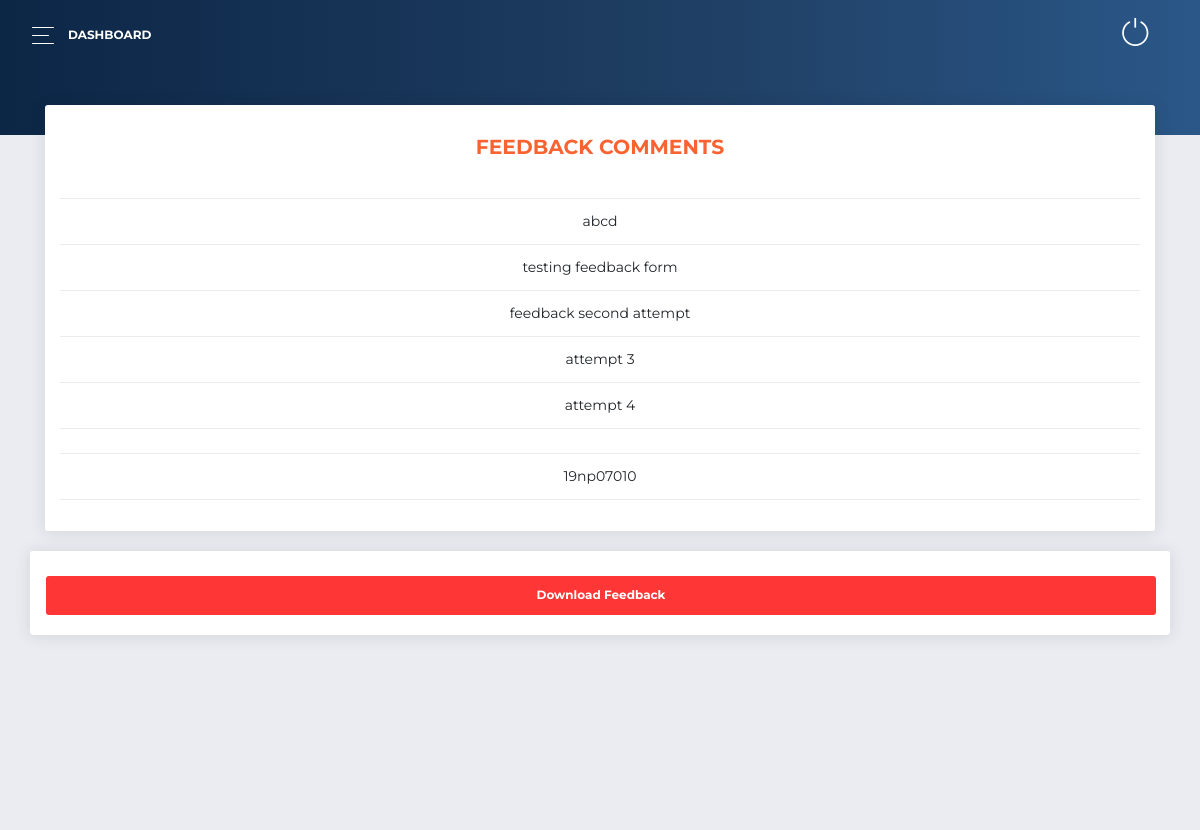
The page /university/adminpanel/feedbaack/ on the database as committed earlier.
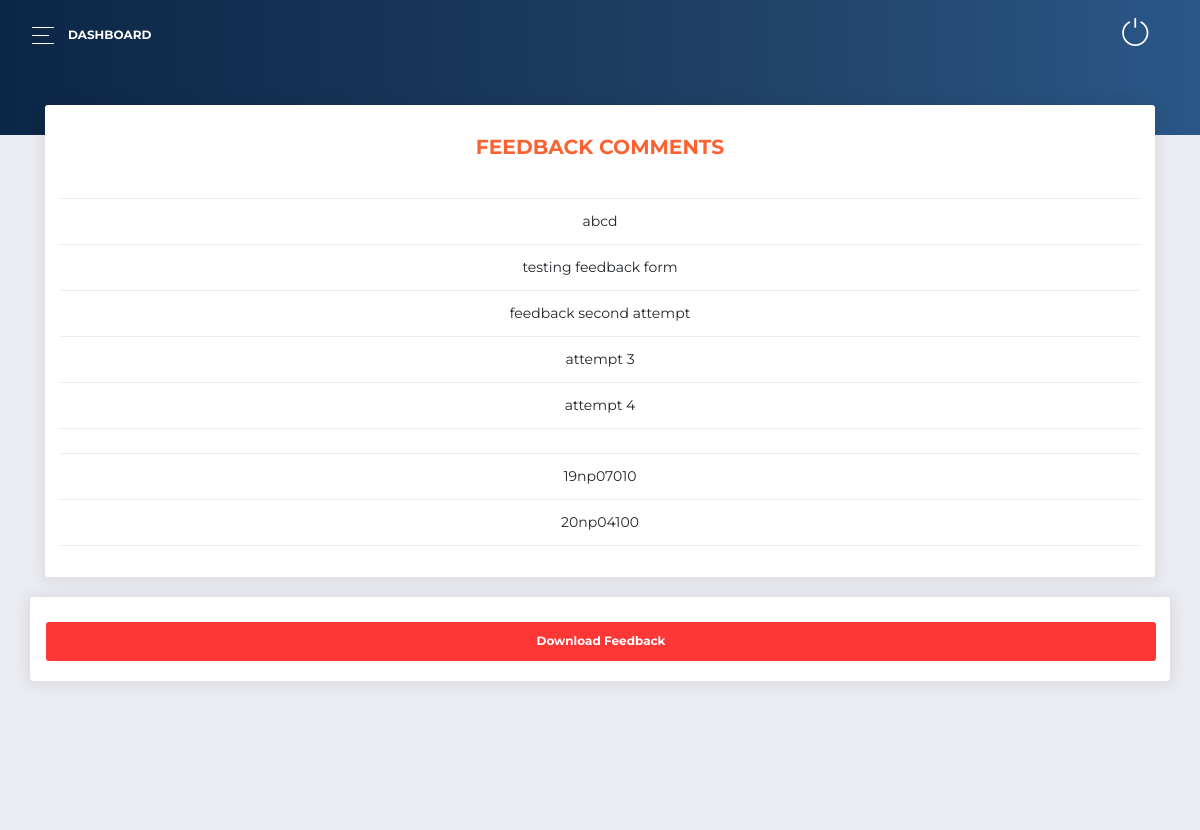
The same page on the database as committed later.
### ROOT/MCQ/models.py (models this page shows, shortened)
class FeedbackForm(models.Model):
    QSTN_ONE = models.CharField(max_length=200)
    QSTN_ONE_ANSWR = models.CharField(max_length=50)
    QSTN_TWO = models.CharField(max_length=200)
    QSTN_TWO_ANSWR = models.CharField(max_length=50)
    QSTN_THREE = models.CharField(max_length=200)
    QSTN_THREE_ANSWR_CHOICE_1 = models.CharField(max_length=850)
    QSTN_THREE_ANSWR_CHOICE_2 = models.CharField(max_length=850, blank=True)
    QSTN_THREE_ANSWR_CHOICE_3 = models.CharField(max_length=850, blank=True)
    QSTN_THREE_ANSWR_CHOICE_4 = models.CharField(max_length=850, blank=True)
    COMMENTS = models.TextField(max_length=5000, blank=True)
    objects = DataFrameManager()

### ROOT/ADMINPANEL/views.py (the view)
# urls.py: path("feedbaack/", views.feedback_page, name='feedbackpage'),
def feedback_page(request):
    pageDictKey = 'comments'
    commentsData = FeedbackForm.objects.all()
    context = {"comments":commentsData,"pageDictKey":pageDictKey,
    "resultStat":get_result_status(),}
    return render(request, ADMIN_PAGE_MAPPER.pageDict[pageDictKey], context)

### ROOT/ADMINPANEL/views.py (called while the page is built)
def get_result_status():
    try:
        resultStat = int(list(Declare_Result.objects.values_list("RESULT_STATUS", flat=True))[0])
    except:
        return 0
    return resultStat

### ROOT/templates/ADMIN_PANEL/feedback_comments.html (shortened to what this page needs)
{% extends 'BASE_FILES/BaseAdmin.html' %}
{% load static %}
{% load my_filter %}
{% block adminContent %}
<link rel="stylesheet" href="{% static 'multiDropdown/bootstrap-select.min.css' %}">
<div class="content">
<div class="col-md-12">
        <div class="card card-chart">
          <div class="card-header ">
            <div class="row">
              <div class="col-sm-12">
                <div class="table-responsive">
                  <table class="table">
                    <thead class="text-primary">
                      <th style="font-weight:700;">
                        FEEDBACK COMMENTS
                      </th>
                    </thead>
                    <tbody>
                      {% for data in comments %}
                        <tr>
                          {% if data.COMMENTS != '999' %}
                            <td>
                              {{data.COMMENTS}}
                            </td>
                          {% endif %}
                        </tr>
                      {% endfor %}
                    </tbody>
                  </table>
                </div>
              </div>
            </div>
            <br>
          </div>
        </div>
      </div>
      <div class="row">
        <div class="col-lg-12">
          <div class="card card-tasks">
            <div class="card-body ">
              <a href="{% url 'ADMINPANEL:feedback' %}">
                <button class="btn btn-danger" type="submit" name="button" style="width:100%;"><strong>Download Feedback<strong></button>
              </a>
            </div>
          </div>
        </div>
      </div>
</div>
{% endblock %}

### ROOT/templates/BASE_FILES/BaseAdmin.html (shortened to what this page needs)
<!DOCTYPE html>
{% load static %}
<html lang="en">
<head>
  <link rel="stylesheet" href="https://use.fontawesome.com/releases/v5.7.1/css/all.css">
  <link href="{% static 'adminDash/css/bootstrap.min.css' %}" rel="stylesheet" />
  <link href="{% static 'adminDash/css/now-ui-dashboard.css' %}" rel="stylesheet" />
  <link href="{% static 'adminDash/demo/demo.css' %}" rel="stylesheet" />
</head>
<body class="">
  <div class="wrapper ">
    <div class="main-panel" id="main-panel">
      <nav class="navbar navbar-expand-lg navbar-transparent  bg-primary  navbar-absolute">
        <div class="container-fluid">
          <div class="navbar-wrapper">
            <div class="navbar-toggle">
              <button type="button" class="navbar-toggler">
                <span class="navbar-toggler-bar bar1"></span>
                <span class="navbar-toggler-bar bar2"></span>
                <span class="navbar-toggler-bar bar3"></span>
              </button>
            </div>
            <a class="navbar-brand" href="{% url 'ADMINPANEL:admin_home' %}"><strong>Dashboard</strong></a>
          </div>
          <div class="collapse navbar-collapse justify-content-end" id="navigation">
            <a class="nav-link" href="{% url 'MCQ:logout' %}" id="navbarDropdownMenuLink">
              <i class="now-ui-icons media-1_button-power" style="font-size:28px;"></i>
            </a>
          </div>
        </div>
      </nav>
      <div class="panel-header panel-header-sm">
      </div>
      {% block adminContent %}
      {% endblock %}
      <footer class="footer">
      </footer>
    </div>
  </div>
</body>
</html>

### ROOT/templates/ADMIN_PANEL/feedback_comments.html (style rules this page uses)
td, th { text-align:center; }

Rows that differ between the two databases and show on the page:
added FeedbackForm: COMMENTS "20np04100"
